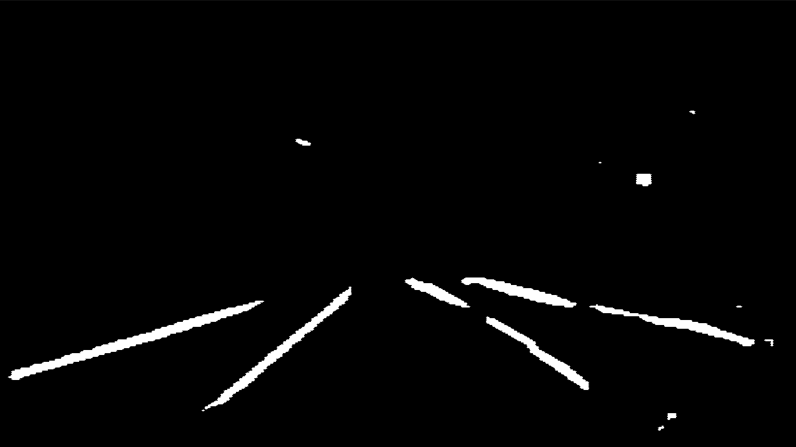
#> input picture Lane Segmentation/images/mask.png, 1591 x 894 px (shown at 1/2 size)
$ python 'Advanced Lane Detection Testing Mask.py'
#> lines starting #> are read from the running program, lines starting #| are printed output that depends on the picture; after the words box and inside, x2 and y2 are one past the last pixel; in counts of white or black regions, pixels touching at a corner belong together
import cv2
import numpy as np
from matplotlib import pyplot as plt


height, width = 720, 1280
# Load your original image and the binary mask
image = cv2.imread('images/mask.png')  # Original image
#> image is the input picture: shape (894, 1591, 3); min 0, max 255, mean 5.8
image = cv2.resize(image, (1280, 720))
#> image: shape (720, 1280, 3)
binary_mask = cv2.imread('images/mask.png', cv2.IMREAD_GRAYSCALE)  # Binary mask
#> binary_mask: shape (894, 1591); min 0, max 255, mean 5.8
binary_mask = cv2.resize(binary_mask, (1280, 720))
#> binary_mask: shape (720, 1280)

# Apply a filter mask to only keep the lower half
filter_mask = np.concatenate((np.zeros((360, 1280)), np.ones((360, 1280))), axis=0).astype(np.uint8)
binary_mask = binary_mask * filter_mask

# Define the points corresponding to the corners for perspective transformation
src_points = np.float32([
    [200, 720],
    [550, 440],
    [700, 440],
    [1280-180, 720]
])

# Define the destination points for the bird's-eye view
dst_points = np.float32([
    [0, height],        # Bottom left
    [0, 0],             # Top left
    [width, 0],         # Top right
    [width, height]     # Bottom right
])

matrix = cv2.getPerspectiveTransform(src_points, dst_points)
bird_eye_view = cv2.warpPerspective(binary_mask, matrix, (width, height))
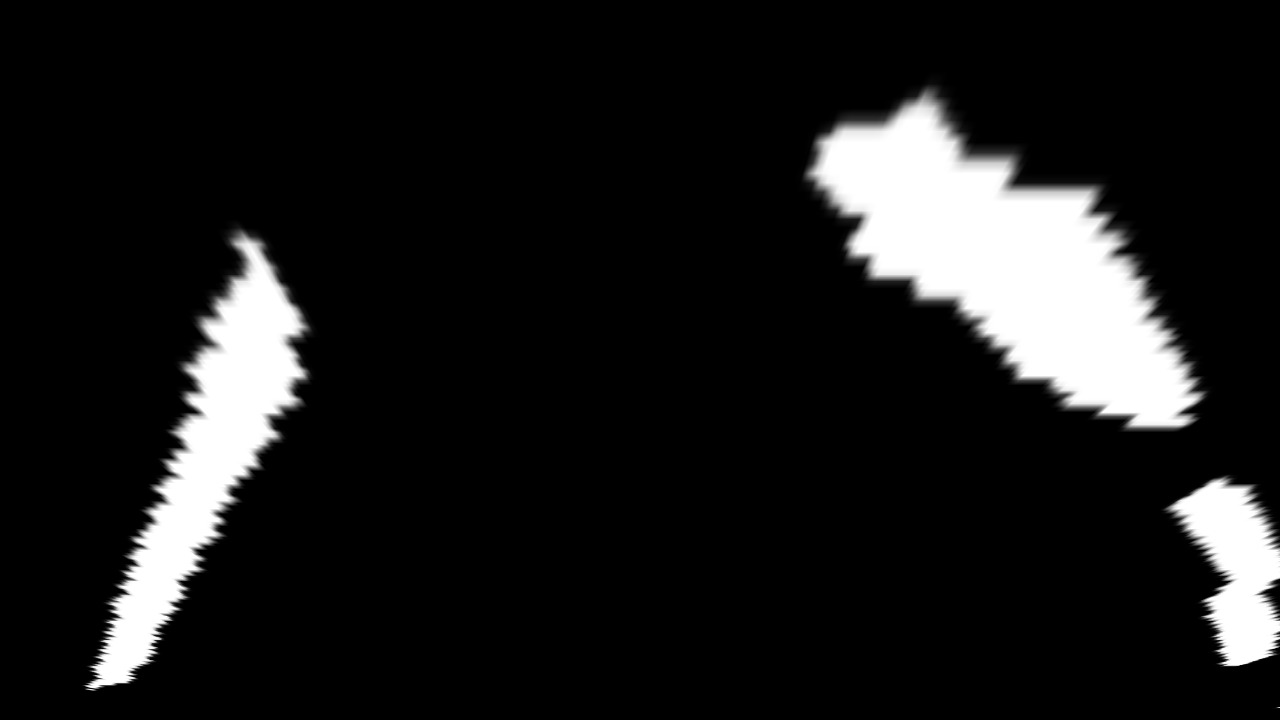
#> bird_eye_view: shape (720, 1280); min 0, max 255, mean 28.1

contours, _ = cv2.findContours(bird_eye_view, cv2.RETR_EXTERNAL, cv2.CHAIN_APPROX_SIMPLE)
#> contours = 4 contours, 1 with area under 20; largest, box (x1, y1, x2, y2) and area: (795, 72, 1217, 432) 75851, (82, 220, 320, 691) 40354, (1158, 474, 1280, 667) 14067

# Filter contours based on area to keep only lane lines
lane_lines = []
for contour in contours:
    area = cv2.contourArea(contour)
    if area > 500:  # Adjust this threshold based on your needs
        lane_lines.append(contour)
#> this loop made 4 passes
#> area on passes 2 to 4: 14067, 40354.5, 75851
#> after the loop, lane_lines = 3 contours; box (x1, y1, x2, y2) and area: (795, 72, 1217, 432) 75851, (82, 220, 320, 691) 40354, (1158, 474, 1280, 667) 14067

print(len(lane_lines))
#| 3

lane_line_image = np.zeros_like(image)
cv2.drawContours(lane_line_image, lane_lines, -1, (0, 255, 0), 3)  # Green color for lane lines

# Find the starting point using histogram
histogram = np.sum(bird_eye_view[bird_eye_view.shape[0] // 2:, :], axis=0)
#> histogram = 1280 values, max 46916 at index 203, min 0 at index 0, mean 8633.5
midpoint = int(histogram.shape[0] / 2)
#> midpoint = 640
leftx_base = np.argmax(histogram[:midpoint])
#> leftx_base = 203
rightx_base = np.argmax(histogram[midpoint:]) + midpoint
#> rightx_base = 1237

# Set parameters for sliding windows
n_windows = 20
window_height = int(height / n_windows)
margin = 100
min_pix = 50

# Identify the x and y positions of all non-zero pixels in the mask
nonzero = bird_eye_view.nonzero()
#> nonzero = 132465 positions, rows 72 to 708, columns 82 to 1279
nonzeroy = np.array(nonzero[0])
nonzerox = np.array(nonzero[1])

# Create an empty list to hold the lane line indices
left_lane_inds = []
right_lane_inds = []

# Current positions of the left and right line
left_current = leftx_base
#> left_current = 203
right_current = rightx_base
#> right_current = 1237

for window in range(n_windows):
    # Identify the window boundaries in x and y (both left and right)
    win_y_low = height - (window + 1) * window_height
    win_y_high = height - window * window_height
    win_xleft_low = left_current - margin
    win_xleft_high = left_current + margin
    win_xright_low = right_current - margin
    win_xright_high = right_current + margin

    # Draw the windows on the visualization image
    cv2.rectangle(lane_line_image, (win_xleft_low, win_y_low), (win_xleft_high, win_y_high), (0, 255, 0), 2)
    cv2.rectangle(lane_line_image, (win_xright_low, win_y_low), (win_xright_high, win_y_high), (0, 255, 0), 2)
    cv2.imshow('windows', lane_line_image)
    # Identify the nonzero pixels in x and y within the window
    good_left_inds = ((nonzerox >= win_xleft_low) & (nonzerox <= win_xleft_high) &
                      (nonzeroy >= win_y_low) & (nonzeroy <= win_y_high)).nonzero()[0]
    good_right_inds = ((nonzerox >= win_xright_low) & (nonzerox <= win_xright_high) &
                       (nonzeroy >= win_y_low) & (nonzeroy <= win_y_high)).nonzero()[0]

    # Append these indices to the lists
    left_lane_inds.append(good_left_inds)
    right_lane_inds.append(good_right_inds)

    # If you found more than min_pix pixels, recenter the next window on their mean position
    if len(good_left_inds) > min_pix:
        left_current = int(np.mean(nonzerox[good_left_inds]))
    if len(good_right_inds) > min_pix:
        right_current = int(np.mean(nonzerox[good_right_inds]))
#> this loop made 20 passes
#> (win_xleft_low, win_xleft_high, win_xright_low, win_xright_high, left_current, right_current) on passes 2, 3, 4, 5, 6, 7, 9, 10, 11, 12, 13, 14: (103, 303, 1137, 1337, 125, 1242), (25, 225, 1142, 1342, 134, 1243), (34, 234, 1143, 1343, 149, 1242), (49, 249, 1142, 1342, 166, 1238), (66, 266, 1138, 1338, 182, 1223), (82, 282, 1123, 1323, 200, 1222), (120, 320, 1122, 1322, 234, 1160), (134, 334, 1060, 1260, 244, 1133), (144, 344, 1033, 1233, 249, 1111), (149, 349, 1011, 1211, 250, 1091), (150, 350, 991, 1191, 254, 1072), (154, 354, 972, 1172, 244, 1053)
#> (win_xleft_low, win_xleft_high, win_xright_low, win_xright_high, right_current) on passes 15 to 18: (144, 344, 953, 1153, 1033), (144, 344, 933, 1133, 993), (144, 344, 893, 1093, 935), (144, 344, 835, 1035, 926)
#> pass 1, `cv2.imshow('windows', lane_line_image)`:
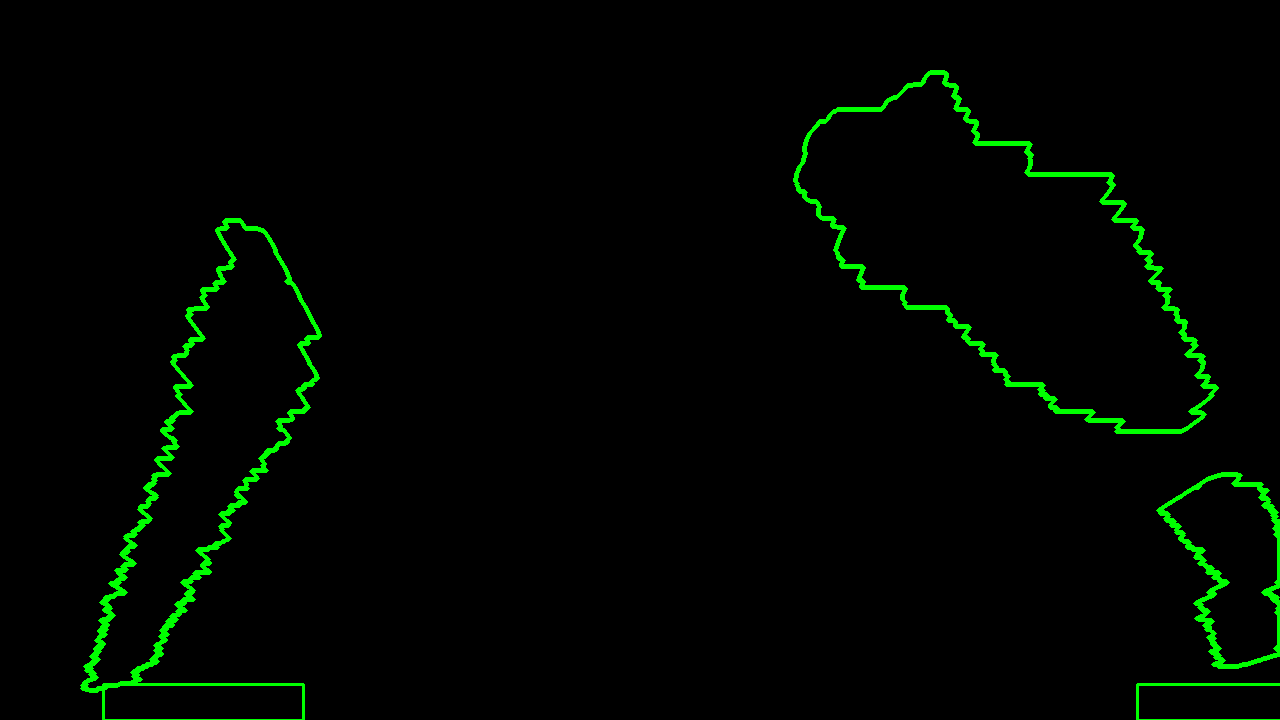
#> window 'windows': shape (720, 1280, 3); mean B, G, R 0, 5.8, 0
#> after the loop:
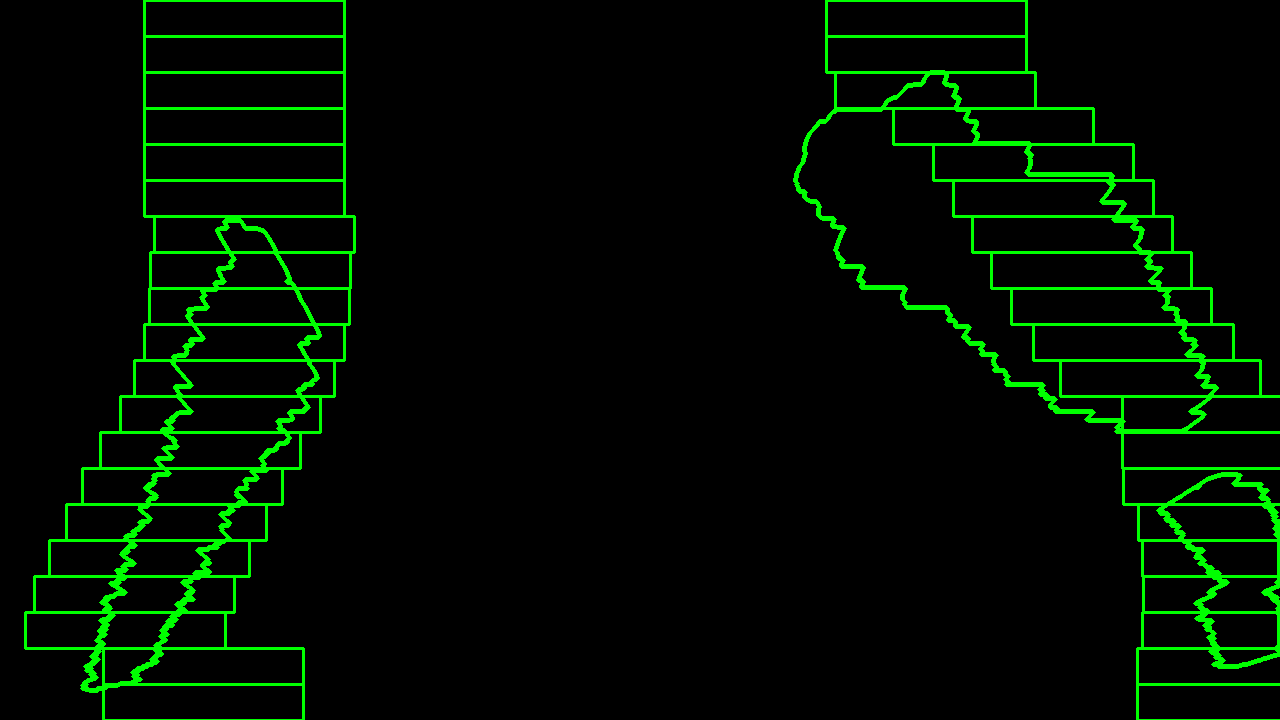
#> lane_line_image: shape (720, 1280, 3); mean of channels 0, 1, 2 0, 13.6, 0; drawn as B, G, R
#> after the loop, left_lane_inds = 20 items; right_lane_inds = 20 items

# Concatenate the arrays of indices
left_lane_inds = np.concatenate(left_lane_inds)
right_lane_inds = np.concatenate(right_lane_inds)

# Extract the pixel positions for the left and right lanes
leftx = nonzerox[left_lane_inds]
lefty = nonzeroy[left_lane_inds]
rightx = nonzerox[right_lane_inds]
righty = nonzeroy[right_lane_inds]

try:
    print(lefty, leftx, righty, rightx)
#> (printed output is left out)
    print(lefty.shape, leftx.shape, righty.shape, rightx.shape)
#| (41927,) (41927,) (62026,) (62026,)
    # Fit a second order polynomial to each lane
    left_fit = np.polyfit(lefty, leftx, 2)
#> left_fit = [-0.000738, 0.324, 222.2]
    right_fit = np.polyfit(righty, rightx, 2)
#> right_fit = [-0.000606, 1.04, 834.8]

    # Generate x and y values for plotting
    ploty = np.linspace(0, height - 1, height)
    left_fitx = left_fit[0] * ploty**2 + left_fit[1] * ploty + left_fit[2]
#> left_fitx = 720 values, max 257.7 at index 219, min 73.09 at index 719, mean 211.2
    right_fitx = right_fit[0] * ploty**2 + right_fit[1] * ploty + right_fit[2]
#> right_fitx = 720 values from 834.8 to 1272.2

    # Print the beginning and end of the lane lines
    print(f"Left Lane Start: (x: {int(left_fitx[0])}, y: {int(ploty[0])})")
#| Left Lane Start: (x: 222, y: 0)
    print(f"Left Lane End: (x: {int(left_fitx[-1])}, y: {int(ploty[-1])})")
#| Left Lane End: (x: 73, y: 719)
    print(f"Right Lane Start: (x: {int(right_fitx[0])}, y: {int(ploty[0])})")
#| Right Lane Start: (x: 834, y: 0)
    print(f"Right Lane End: (x: {int(right_fitx[-1])}, y: {int(ploty[-1])})")
#| Right Lane End: (x: 1272, y: 719)

    # Create an image to draw the lane lines
    lane_line_image = np.zeros_like(image)
    for y in range(len(ploty)):
        cv2.circle(lane_line_image, (int(left_fitx[y]), int(ploty[y])), 20, (0, 0, 0), -1)  # Left lane
        cv2.circle(lane_line_image, (int(right_fitx[y]), int(ploty[y])), 20, (0, 0, 0), -1)  # Right lane
#> lane_line_image: shape (720, 1280, 3); every value is 0

    # Fill the area between the lane lines using the fitted points
    vertices = np.array(list(zip(np.concatenate((left_fitx, right_fitx[::-1])),
                                  np.concatenate((ploty, ploty[::-1])))), dtype=np.int32)
#> vertices = 1440 pairs, first value 73 to 1272, second value 0 to 719

    # Reshape vertices to the required format for fillPoly
    # vertices = vertices.reshape((-1, 1, 2))

    cv2.imshow("lane_line_image2", lane_line_image)
    cv2.fillPoly(lane_line_image, [vertices], (0, 255, 0))
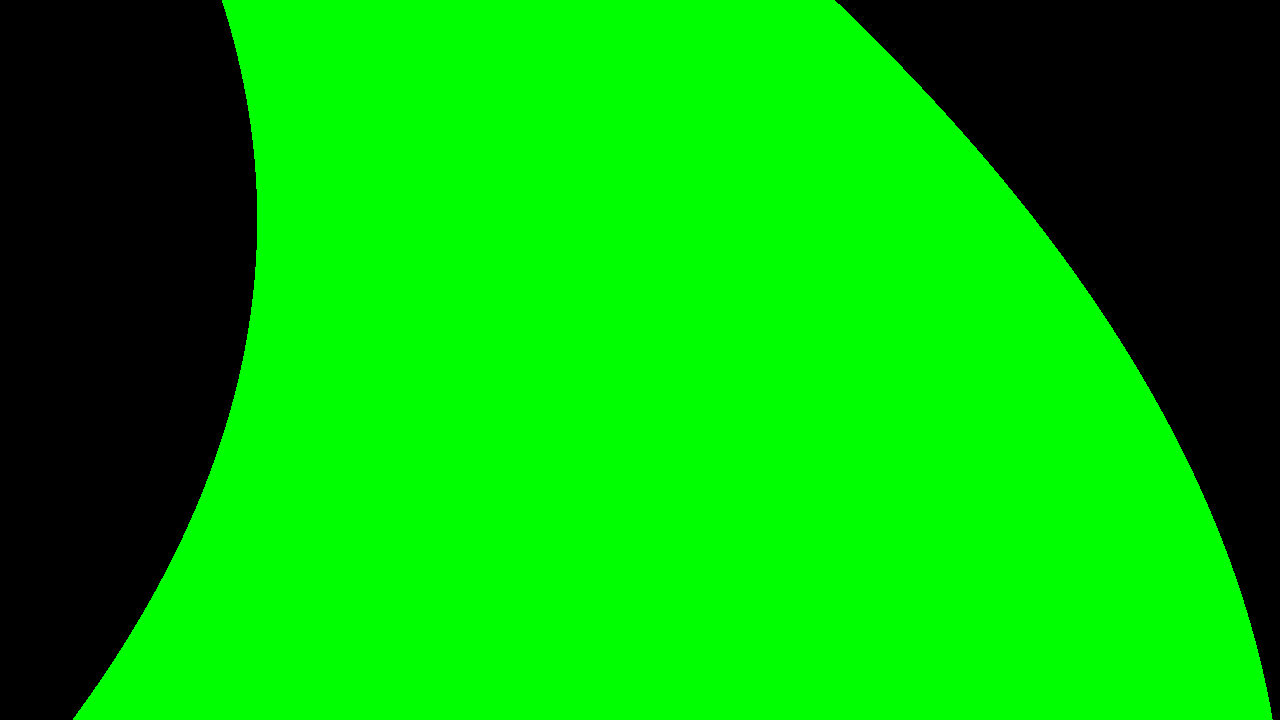
#> lane_line_image: shape (720, 1280, 3); mean of channels 0, 1, 2 0, 178.4, 0; drawn as B, G, R
    cv2.imshow('filled', lane_line_image)
    # Unwrap the lane_line_image back to the original perspective
    unwarp_matrix = cv2.getPerspectiveTransform(dst_points, src_points)
#> unwarp_matrix = [[0.117, -0.718, 550], [0, -0.444, 440], [0, -0.00116, 1]]
    lane_line_image_original = cv2.warpPerspective(lane_line_image, unwarp_matrix, (bird_eye_view.shape[1], bird_eye_view.shape[0]))

    # Blend the unwrapped lane line image with the original image
    result = cv2.addWeighted(image, 1, lane_line_image_original, 0.5, 0)
    cv2.imshow('result', result)
    for i, point in enumerate(src_points):
        cv2.circle(bird_eye_view, (int(point[0]), int(point[1])), 10, (0, 0, 255), -1)  # Red color

    # Display all stages of transformation
    cv2.imshow('Original Frame', bird_eye_view)
except:
    for i, point in enumerate(src_points):
        cv2.circle(bird_eye_view, (int(point[0]), int(point[1])), 10, (0, 0, 255), -1)  # Red color

    cv2.imshow('Bird Eye View', bird_eye_view)

"""
    [250, 720],
    [600, 420+70],
    [730, 420+70],
    [1280-250, 720]
"""
# Draw source points on the original image
for point in src_points:
    cv2.circle(image, (int(point[0]), int(point[1])), 10, (0, 255, 0), -1)  # Draw green circles
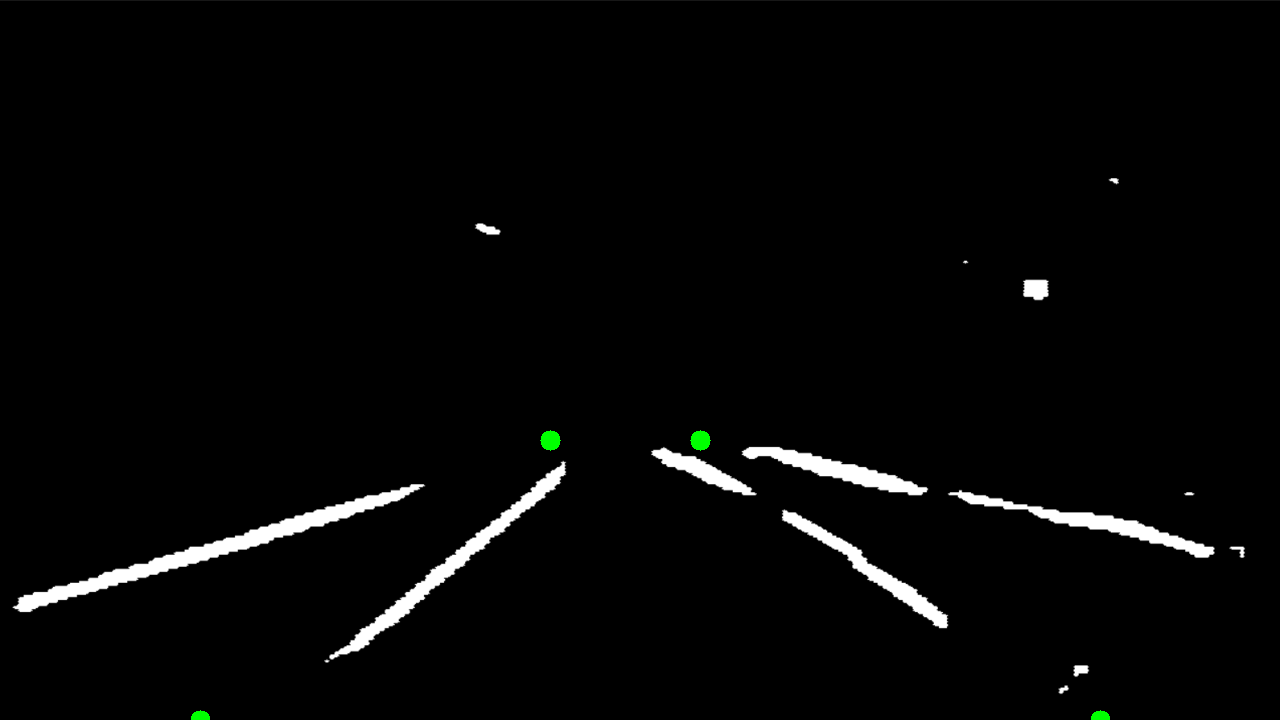
#> image: shape (720, 1280, 3); mean B, G, R 5.8, 6, 5.8
cv2.imshow('Mask', image)

cv2.waitKey(0)
cv2.destroyAllWindows()
